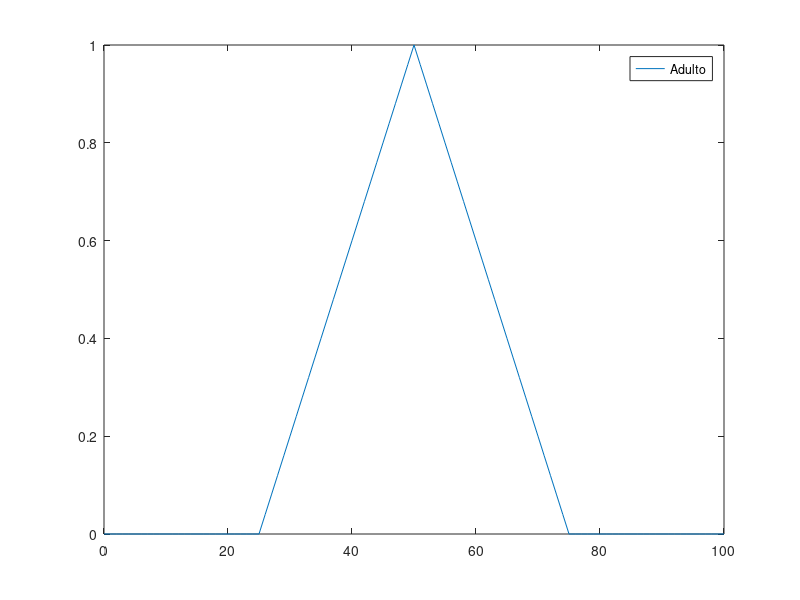

Write the MATLAB code that produced this figure. (Note: this script raises an error after producing the figure.)
%Ander Pacheco pacheco.127140
% Ejercicio 1.
% Adulto. Trimf para una función triangular
edad=0:100;
mu_adulto = trimf(edad,[25 50 75]);
solutions.ej1a = mu_adulto
plot(edad,mu_adulto);
hold on;
legend('Adulto');
%trampf. Para trapezoidal
% totalmente joven con 0-15, deja de ser joven con 30
mu_joven=trapmf(edad,[0 0 15 30]);
solutions.ej1b = mu_joven
plot(edad, mu_joven);
legend('Joven');
% % Gaussmf. (x, desviación, media)
mu_anciano=gaussmf(edad,[20 100]);
solutions.ej1c = mu_anciano
plot(edad,mu_anciano);
legend('Anciano');
hold off;
%%
% % Ejercicio 2

nota=0:10;
S=trapmf(nota,[0 0 4 5]);
plot(nota,S);
hold on;
AP=trapmf(nota,[4 5 6 7]);
plot(nota,AP);
N=trapmf(nota,[6 7 8 9]);
plot(nota,N);
SB=trapmf(nota,[8 9 10 10]);
plot(nota,SB);
legend('Suspenso','Aprobado','Notable','Sobresaliente');
hold off;

solutions.ej2a_1 = S
solutions.ej2a_2 = AP
solutions.ej2a_3 = N
solutions.ej2a_4 = SB

n=trapmf(8.6,[6 7 8 9]);

sb=trapmf(8.6,[8 9 10 10]);
tconorma=min(1,n+sb);
solutions.ej2b = tconorma


%%
% Ejercicio 3
% Calcular y mostrar el conjunto difuso cerca
distancia=0:0.1:15;
mu_cerca=trapmf(distancia,[0 0 4 5]);
solutions.ej3a = mu_cerca
% Función de pertenencia
mu_lejos1=trapmf(15-distancia,[0 0 4 5]);
solutions.ej3b = mu_lejos1
plot(distancia,mu_lejos1);
% Grado de verdad: t-norma producto y t-conorma suma prob
muy=(trapmf(4.5, [0 0 4 5]))^2;
no_muy=1-muy;
lejos=trapmf(15-10.7,[0 0 4 5]);

% Suma probabilistica: x+y-xy
todo_junto=(no_muy+lejos)-no_muy.*lejos;
solutions.ej3c = todo_junto

%%
% Ejercicio 4
altura=0:220;
bajo=trapmf(altura,[0 0 135 160]);
medio=trapmf(altura,[150 160 170 180]);
alto=trapmf(altura,[170 180 220 220]);

ratio=0:0.1:1;
malo=trapmf(ratio,[0 0 0.25 0.5]);
regular=trapmf(ratio, [0.25 0.4375 0.625 0.8125]);
bueno=trapmf(ratio,[0.625,0.875,1,1]);

alturas=[167 169 175 179 183 186 187 190 200];
ratios=[0.75 0.375 0.9375 0.75 1 0.812 0.75 0.625 0.8125];

es_alto=zeros(1,9);
buen_exito=zeros(1,9);
for x=1:9
    es_alto(x)=trapmf(alturas(x),[170 180 220 220]);  
    buen_exito(x)=trapmf(ratios(x),[0.625,0.875,1,1]);  
end
grado=min(es_alto,buen_exito);
respuesta=find(grado>0.5);

solutions.ej4 = respuesta
%%
% Ejercicio 5

solutions.ej5 = centroide(edad,mu_adulto)
%%
function [centro_masas] = centroide(x,mu)
    centro_masas=sum(x.*mu)/sum(mu);
end






